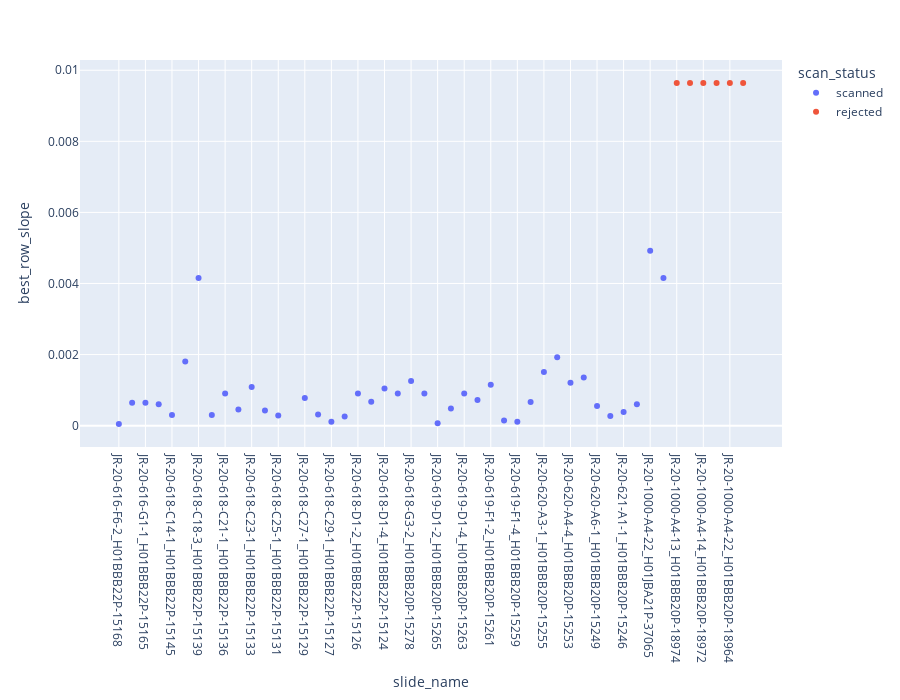

The cell this chart's notebook holds for it:
### Code cell
df = pd.DataFrame(columns = ['slide_name', 'best_row_slope', 'scan_status'])
for filename in sorted(glob.glob("/home/adminspin/Desktop/Planarity/*/*.db",recursive=True)):
    file = filename
    lst = []
#     file = '/home/adminspin/Desktop/Planarity/example_planarity/JR-20-1000-A4-22/JR-20-1000-A4-22_H01JBA21P-37065/JR-20-1000-A4-22_H01JBA21P-37065.db'
    name = file.split('/')[-1].split('.')[0]
    lst.append(name)
    conn = sqlite3.connect(file)
    c = conn.cursor()
    query = "select aoi_name, x_pos, y_pos, row_index, column_index, best_z, z_difference, stack_size, best_index, focus_metric from focus_sampling_info where grid_id = 1"
    c.execute(query)
    aoi_info = c.fetchall()
    acc = pd.DataFrame(aoi_info)
    acc.rename(columns = {0:'aoi_name',1:'x_pos',2:'y_pos',3:'row_index',4:'column_index',5:'best_z',6:'z_difference',
                        7:'stack_size',8:'best_index',9:'focus_metric'}, inplace = True)
    acc
    acc = acc[acc['best_z'] > 0]
    acc
    x = acc['x_pos'].tolist()
    y = acc['y_pos'].tolist()
    z = acc['best_z'].tolist()
    slope = plane_fitting_max_point(x,y,z).tolist()[0][0]
    lst.append(slope)

    query1 = "select * from acquisition_blob_info"
    c.execute(query1)
    aoi_info1 = c.fetchall()
    test = pd.DataFrame(aoi_info1)
    if len(test)>1:
        lst += ['scanned']
    else:
        lst += ['rejected']

    df.loc[len(df)] = lst
df

fig = px.scatter(df, x = df['slide_name'], y = df['best_row_slope'], color = df['scan_status'], height = 700)
fig.show()

### Figure 1 — Plotly figure (JSON) as saved in the notebook; plotly's stock layout.template omitted (floating-point values rounded to 4 significant figures)
{"data": [{"hovertemplate": "scan_status=scanned<br>slide_name=%{x}<br>best_row_slope=%{y}<extra></extra>", "legendgroup": "scanned", "marker": {"color": "#636efa", "symbol": "circle"}, "mode": "markers", "name": "scanned", "orientation": "v", "showlegend": true, "type": "scatter", "x": ["JR-20-616-F6-2_H01BBB22P-15168", "JR-20-616-F7-2_H01BBB22P-15167", "JR-20-616-G1-1_H01BBB22P-15165", "JR-20-618-C1-2_H01BBB22P-15158", "JR-20-618-C14-1_H01BBB22P-15145", "JR-20-618-C18-2_H01BBB22P-15140", "JR-20-618-C18-3_H01BBB22P-15139", "JR-20-618-C20-1_H01BBB22P-15134", "JR-20-618-C21-1_H01BBB22P-15136", "JR-20-618-C22-1_H01BBB22P-15135", "JR-20-618-C23-1_H01BBB22P-15133", "JR-20-618-C24-1_H01BBB22P-15132", "JR-20-618-C25-1_H01BBB22P-15131", "JR-20-618-C26-1_H01BBB22P-15130", "JR-20-618-C27-1_H01BBB22P-15129", "JR-20-618-C28-1_H01BBB22P-15128", "JR-20-618-C29-1_H01BBB22P-15127", "JR-20-618-C3-2_H01BBB22P-15156", "JR-20-618-D1-2_H01BBB22P-15126", "JR-20-618-D1-3_H01BBB22P-15125", "JR-20-618-D1-4_H01BBB22P-15124", "JR-20-618-E1-5_H01BBB20P-15285", "JR-20-618-G3-2_H01BBB20P-15278", "JR-20-619-B1-4_H01BBB20P-15268", "JR-20-619-D1-2_H01BBB20P-15265", "JR-20-619-D1-3_H01BBB20P-15264", "JR-20-619-D1-4_H01BBB20P-15263", "JR-20-619-E1-2_H01BBB20P-15262", "JR-20-619-F1-2_H01BBB20P-15261", "JR-20-619-F1-3_H01BBB20P-15260", "JR-20-619-F1-4_H01BBB20P-15259", "JR-20-619-F1-5_H01BBB20P-15258", "JR-20-620-A3-1_H01BBB20P-15255", "JR-20-620-A4-1_H01BBB20P-15254", "JR-20-620-A4-4_H01BBB20P-15253", "JR-20-620-A5-1_H01BBB20P-15250", "JR-20-620-A6-1_H01BBB20P-15249", "JR-20-620-A7-1_H01BBB20P-15248", "JR-20-621-A1-1_H01BBB20P-15246", "JR-20-621-B1-1_H01BBB20P-15244", "JR-20-1000-A4-22_H01JBA21P-37065", "JR-20-1007-A4-14_H01JBA21P-37059"], "xaxis": "x", "y": [4.884e-05, 0.0006454, 0.0006454, 0.0006024, 0.0003012, 0.001807, 0.004154, 0.0003012, 0.0009036, 0.0004518, 0.001084, 0.0004284, 0.0002846, null, 0.0007745, 0.000315, 0.0001064, 0.0002582, 0.0009036, 0.0006707, 0.001046, 0.0009036, 0.001255, 0.0009036, 6.82e-05, 0.0004795, 0.0009036, 0.0007229, 0.001152, 0.0001425, 0.00011, 0.0006685, 0.001506, 0.001925, 0.001205, 0.001355, 0.000555, 0.0002704, 0.0003805, 0.0006024, 0.004923, 0.004154], "yaxis": "y"}, {"hovertemplate": "scan_status=rejected<br>slide_name=%{x}<br>best_row_slope=%{y}<extra></extra>", "legendgroup": "rejected", "marker": {"color": "#EF553B", "symbol": "circle"}, "mode": "markers", "name": "rejected", "orientation": "v", "showlegend": true, "type": "scatter", "x": ["JR-20-1000-A4-13_H01BBB20P-18974", "JR-20-1000-A4-13_H01JBA21P-37063", "JR-20-1000-A4-14_H01BBB20P-18972", "JR-20-1000-A4-14_H01JBA21P-37064", "JR-20-1000-A4-22_H01BBB20P-18964", "JR-20-1007-A4-14_H01BBB18P-19110"], "xaxis": "x", "y": [0.009639, 0.009639, 0.009639, 0.009639, 0.009639, 0.009639], "yaxis": "y"}], "layout": {"height": 700, "legend": {"title": {"text": "scan_status"}, "tracegroupgap": 0}, "margin": {"t": 60}, "xaxis": {"anchor": "y", "domain": [0, 1], "title": {"text": "slide_name"}}, "yaxis": {"anchor": "x", "domain": [0, 1], "title": {"text": "best_row_slope"}}}}
